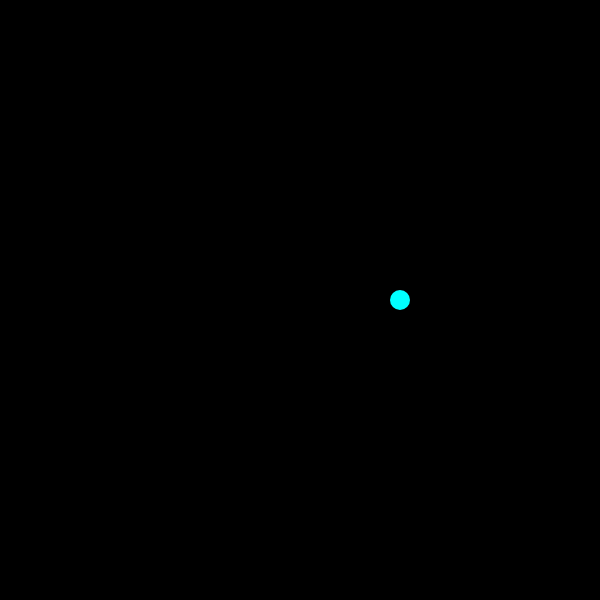
Frame 1 (no input)
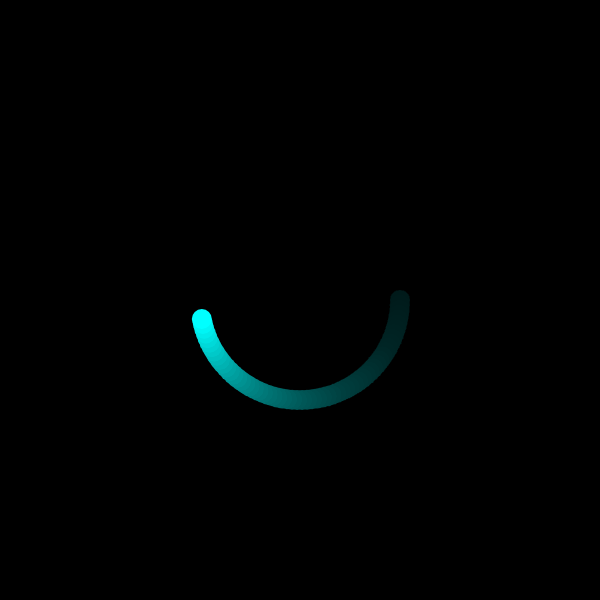
Frame 60 (no input)
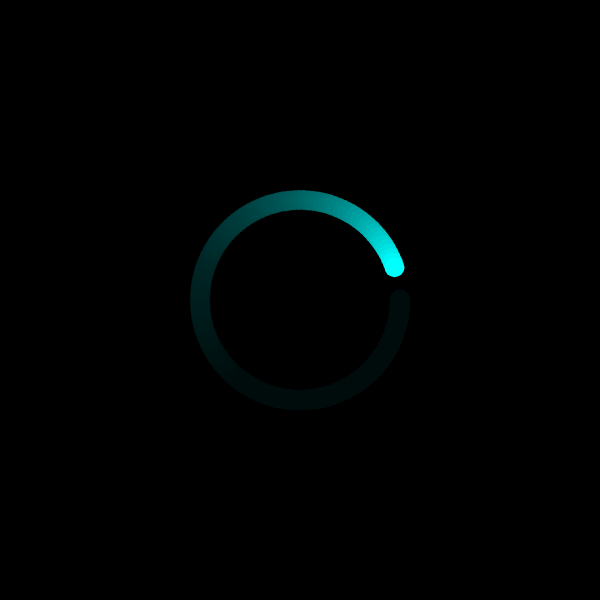
Frame 120 (the mouse pressed at the canvas centre since frame 60)

The p5.js sketch that drew these frames (run headless with seeded random() and noise() and a simulated clock; from frame 60 on, the mouse is pressed at the canvas centre):

// p5.js sketch
// ── sketch.js
// PGTE Data Visualization - Spring 2017
// -------------------------------------

var r = 100;
var theta = 0;

function setup() {
  createCanvas(600,600);
  background(0);
  smooth();
}

function draw() {
  fill(0,10);
  rect(0,0,width,height);

  var x = r * cos(theta);
  var y = r * sin(theta);

  fill(0,255,255);
  noStroke();
  ellipse(x + width/2, y + height/2, 20, 20);

  theta += 0.05;
}
